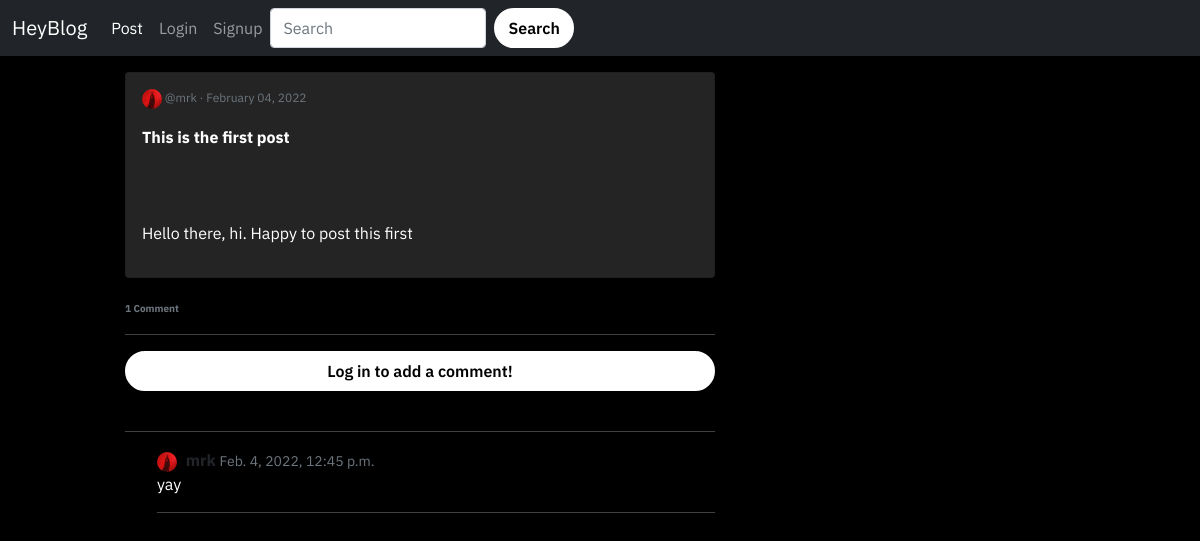
/blog/41/, run on an earlier commit of the app's database.
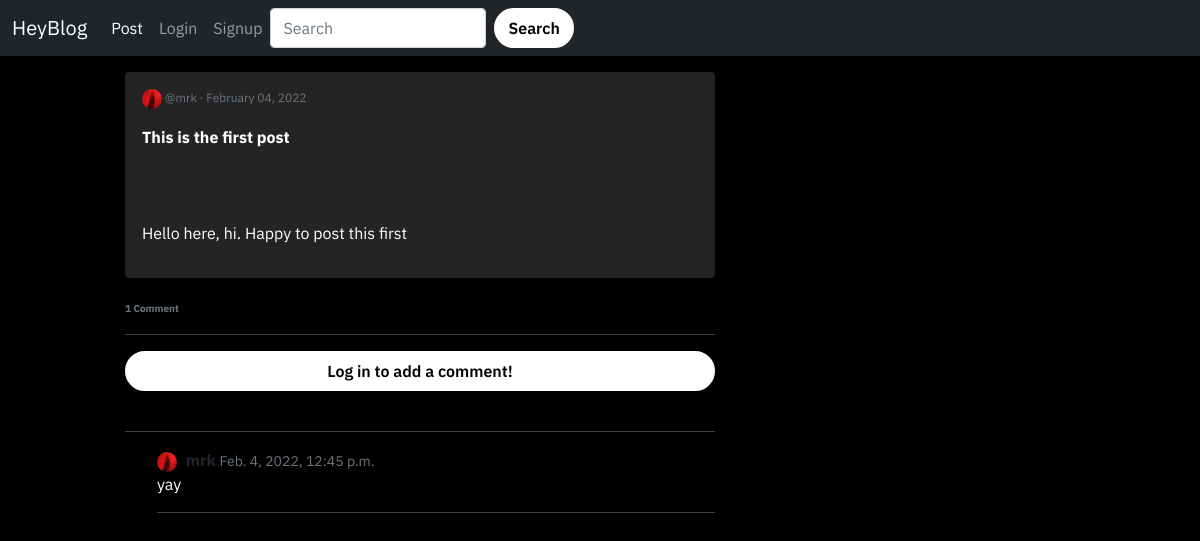
And on a later commit of the database.
### blog/models.py (models this page shows, shortened)
class Blog(models.Model):
    STATUS_CHOICES = ( ('draft', 'Draft'), ('published', 'Published'),)
    title = models.CharField(max_length=150, )
    text = HTMLField(default='', blank=True, null=True)
    date = models.DateTimeField(auto_now_add=True)
    author = models.ForeignKey(User, on_delete=models.CASCADE,)
    image = models.ImageField(null=True, blank=True, upload_to='images/')
    tags = TaggableManager()
    status = models.CharField(max_length=10, choices=STATUS_CHOICES, default='draft')
    published = PublishedManager()
    @property
    def number_of_comments(self):
        return BlogComment.objects.filter(blogpost_connected=self).count()

### users/models.py (models this page shows, shortened)
class Profile(models.Model):
    user = models.OneToOneField(User, on_delete=models.CASCADE)
    image = models.ImageField(default='default.jpg', upload_to='profile_pics')

### blog/views.py (the view, shortened to what this page needs)
# urls.py: path('blog/<int:pk>/', BlogDetailView.as_view(), name='blog_detail'),
class BlogDetailView(DetailView):
    model = Blog
    template_name = 'blog/blog_detail.html'
    login_url = 'login'
    def get_context_data(self, **kwargs):
        data = super().get_context_data(**kwargs)
        comments_connected = BlogComment.objects.filter(
            blogpost_connected=self.get_object()).order_by('-date_posted')
        data['comments'] = comments_connected
        if self.request.user.is_authenticated:
            data['comment_form'] = NewCommentForm(instance=self.request.user)
        return data

### blog/models.py (called while the page is built)
    def get_queryset(self):
        return super(PublishedManager, self).get_queryset() \
                                            . filter(status='published')

### blog/templates/blog/blog_detail.html (shortened to what this page needs)
{% extends 'blog/base.html' %}
{% block content %}
<div></div>
<div class="detail_text" >
      <div class="card mb-3">
        <div class="card-body" >
            <p class="card-text text-muted" style="font-size: 12px;">
              <img class="rounded-circle" src="{{ blog.author.profile.image.url }}" alt="" style="height: 20px; width: 20px; margin-right: 0px;">
                  @{{ blog.author }} · {{ blog.date|date:"F d, Y" }}
            </p>
            <strong><p class="card-title" >{{ blog.title }}</p></strong>
            <br>
            {% if blog.text %}
              <br>
              <p class="card-text">{{ blog.text|safe }}</p>
            {% endif %}
        </div>
      </div>
        <strong class="text-secondary" style="font-size: 10px;">
          {{ object.number_of_comments }} Comment{{ object.number_of_comments|pluralize }}
        </strong>
        <hr>
        <div id="comments_section">
          {% if user.is_authenticated %}
          <form method="POST">
            {% csrf_token %}
            <div class="form-group">
              {{ comment_form }}
              <button class="btn btn-sm btn-reddit-white mt-2" type="submit">Submit<i class="fas fa-comments"></i></button>
              <br>
              <br>
            </div>
          </form>
          {% else %}
            <a class="btn btn-reddit-white" href="{% url 'login' %}?next={{request.path}}">Log in to add a comment!</a><br>
          {% endif %}
          {% if comments %}
          <hr>
          <div style="font-size: 16px;">
          <ul>
            {% for comment in comments %}
            <div>
             <div>
                <span>
                  <img class="rounded-circle" src="{{ comment.author.profile.image.url }}" alt="" style="height: 20px; width: 20px; margin-right: 5px;">
                  <strong class="text-dark">{{ comment.author }} </strong>
                  <small class="text-muted">{{ comment.date_posted }}</small>
                </span>
                <p style="color: white;">
                  {{ comment.content|safe }}
                </p>
              </div>
            </div>
            <hr>
            {% endfor %}
          </div>
          {% endif %}
        </div>
</div>
<div></div>
{% endblock %}

What changed in the data, as far as the page shows it:
changed Blog "This is the first post": text "Hello there, hi. Happy to post this first" → "Hello here, hi. Happy to post this first"
